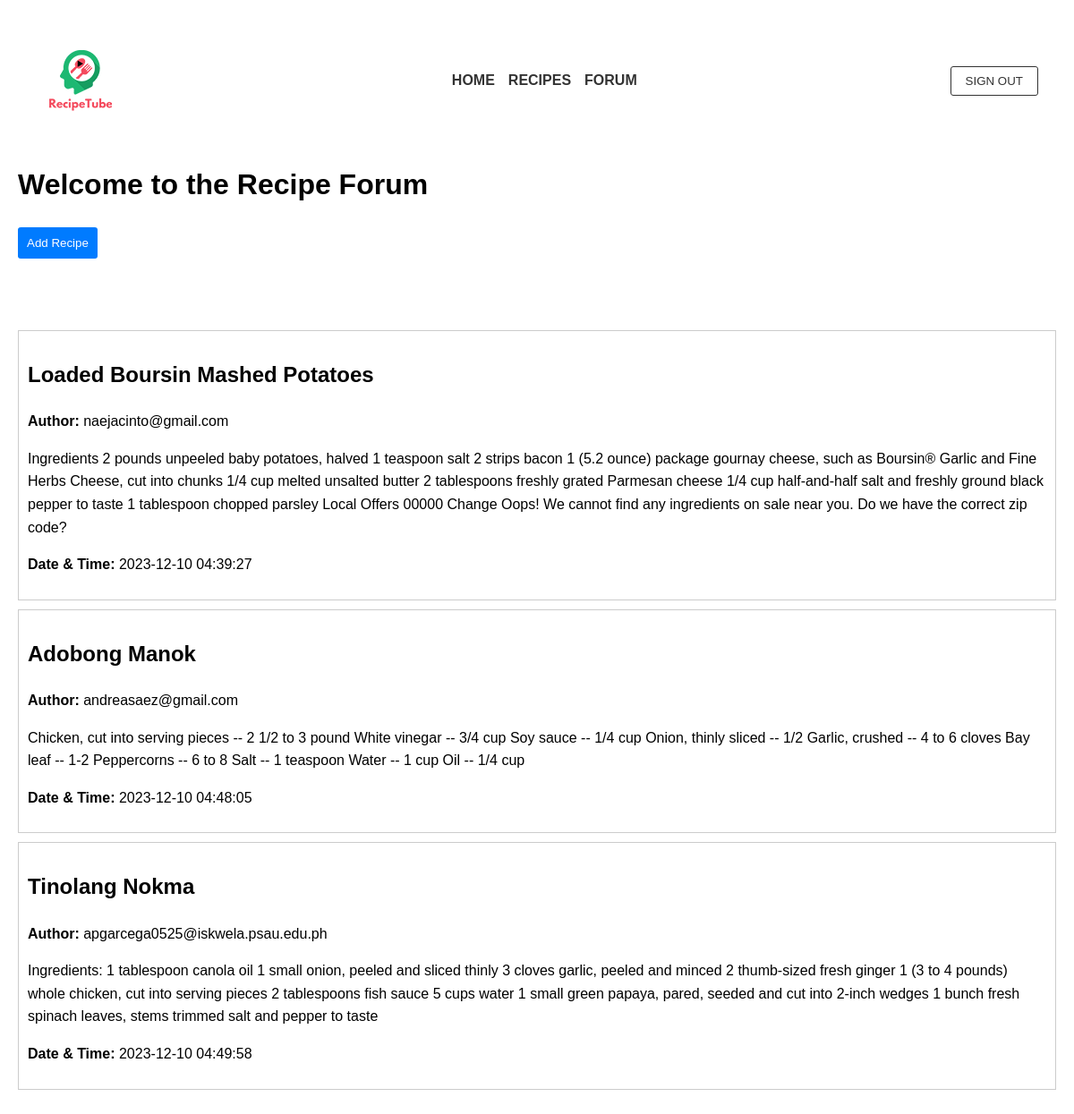
The app's page /forum.php (signed in) with its own data.
### tables this page shows
CREATE TABLE `forum` (
  `ID` int(11) NOT NULL,
  `auth_name` varchar(255) NOT NULL,
  `rec_name` varchar(255) NOT NULL,
  `rec_desc` varchar(500) NOT NULL,
  `dt_recipe` datetime NOT NULL DEFAULT current_timestamp()
);

### forum.php (the view, shortened to what this page needs)
<?php
include "connect.php";
try {
    $stmt = $conn->query("SELECT * FROM forum");
    $recipes = $stmt->fetchAll(PDO::FETCH_ASSOC);
} catch(PDOException $e) {
    echo "Error: " . $e->getMessage();
}
?>
<!DOCTYPE html>
<html lang="en">
<head>
  <link rel="stylesheet" href="style.css">
  <link rel="stylesheet" href="https://cdnjs.cloudflare.com/ajax/libs/font-awesome/5.15.4/css/all.min.css">
</head>
<body>
    <body style="background-image: url('/src/landingpagebg.png'); background-size: cover;
    background-attachment: fixed;">
        <header>
            <nav>
                <img src="/src/logo.png" alt="Your Logo" class="logo">
                <ul>
                  <li><a href="index.php">HOME</a></li>
                  <li><a href="recipe.php">RECIPES</a></li>
                  <li><a href="forum.php">FORUM</a></li>
                </ul>
                <a href="logout.php" class="sign-in-link">
        <button class="sign-in-btn">SIGN OUT</button>
    </a>
            </nav>
        </header>
  <h1>Welcome to the Recipe Forum</h1>
  <button onclick="toggleForm()">Add Recipe</button>
  <div class="recipe-container" id="forumPosts">
    <?php foreach ($recipes as $recipe) : ?>
        <div class="recipe">
            <h2><?= $recipe['rec_name'] ?></h2>
            <p><strong>Author:</strong> <?= $recipe['auth_name'] ?></p>
            <p><?= $recipe['rec_desc'] ?></p>
            <p><strong>Date & Time:</strong> <?= $recipe['dt_recipe'] ?></p>
        </div>
    <?php endforeach; ?>
</div>
</body>
</html>

### style.css (style rules this page uses)
body { font-family: Arial, sans-serif; margin: 0; padding: 0; background-size: cover; background-repeat: no-repeat; }
header { background-color: transparent; padding: 20px; }
nav { display: flex; align-items: center; justify-content: space-between; }
nav ul { display: flex; list-style-type: none; margin: 0; padding: 0; }
nav ul li { margin-left: 15px; }
nav ul li a { text-decoration: none; color: #333; font-size: 16px; font-weight: bold; }
.logo { max-width: 100px; }
.sign-in-btn { border: 1px solid #333; padding: 8px 16px; background-color: transparent; color: #333; cursor: pointer; }
button { padding: 10px; border: none; border-radius: 3px; background-color: #007bff; color: #fff; cursor: pointer; transition: background-color 0.3s ease; }

### forum.php (style rules this page uses)
body { font-family: Arial, sans-serif; line-height: 1.6; margin: 0; padding: 20px; }
.recipe-container { margin-top: 80px; }
.recipe { border: 1px solid #ccc; padding: 10px; margin-bottom: 10px; background:#fff; }

### records on screen
forum: rec_name "Loaded Boursin Mashed Potatoes", auth_name "naejacinto@gmail.com", rec_desc "Ingredients 2 pounds unpeeled baby potatoes, halved 1 teaspoon salt 2 strips bacon 1 (5.2 ounce) package gournay cheese, such as Boursin® Garlic and Fine Herbs Cheese, cut into chunks 1/4 cup melted unsalted butter 2 tablespoons freshly grated Parmesan cheese 1/4 cup half-and-half salt and freshly ground black pepper to taste 1 tablespoon chopped parsley Local Offers 00000 Change Oops! We cannot find any ingredients on sale near you. Do we have the correct zip code?", dt_recipe "2023-12-10 04:39:27"
forum: rec_name "Adobong Manok", auth_name "andreasaez@gmail.com", rec_desc "Chicken, cut into serving pieces -- 2 1/2 to 3 pound White vinegar -- 3/4 cup Soy sauce -- 1/4 cup Onion, thinly sliced -- 1/2 Garlic, crushed -- 4 to 6 cloves Bay leaf -- 1-2 Peppercorns -- 6 to 8 Salt -- 1 teaspoon Water -- 1 cup Oil -- 1/4 cup", dt_recipe "2023-12-10 04:48:05"
forum: rec_name "Tinolang Nokma", auth_name "apgarcega0525@iskwela.psau.edu.ph", rec_desc "Ingredients: 1 tablespoon canola oil 1 small onion, peeled and sliced thinly 3 cloves garlic, peeled and minced 2 thumb-sized fresh ginger 1 (3 to 4 pounds) whole chicken, cut into serving pieces 2 tablespoons fish sauce 5 cups water 1 small green papaya, pared, seeded and cut into 2-inch wedges 1 bunch fresh spinach leaves, stems trimmed salt and pepper to taste", dt_recipe "2023-12-10 04:49:58"
